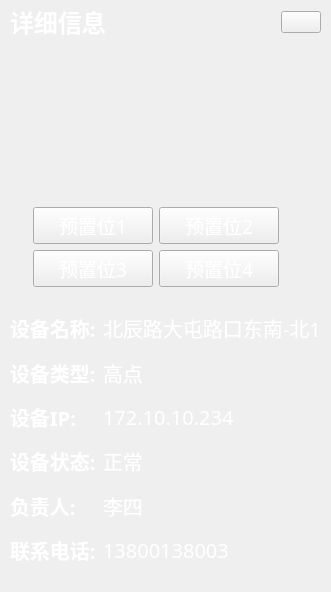
<?xml version="1.0" encoding="UTF-8"?>
<ui version="4.0">
 <class>WidgetDetailInfo</class>
 <widget class="QWidget" name="WidgetDetailInfo">
  <property name="geometry">
   <rect>
    <x>0</x>
    <y>0</y>
    <width>320</width>
    <height>592</height>
   </rect>
  </property>
  <property name="windowTitle">
   <string/>
  </property>
  <property name="styleSheet">
   <string notr="true"/>
  </property>
  <layout class="QVBoxLayout" name="verticalLayout_2">
   <property name="spacing">
    <number>0</number>
   </property>
   <property name="leftMargin">
    <number>0</number>
   </property>
   <property name="topMargin">
    <number>0</number>
   </property>
   <property name="rightMargin">
    <number>0</number>
   </property>
   <property name="bottomMargin">
    <number>0</number>
   </property>
   <item>
    <widget class="QWidget" name="widget" native="true">
     <property name="styleSheet">
      <string notr="true">#widget {border-image: url(:/UI/back/targetback.png); }</string>
     </property>
     <layout class="QVBoxLayout" name="verticalLayout_3" stretch="44,152,85,265,20">
      <property name="spacing">
       <number>0</number>
      </property>
      <property name="leftMargin">
       <number>10</number>
      </property>
      <property name="topMargin">
       <number>0</number>
      </property>
      <property name="rightMargin">
       <number>10</number>
      </property>
      <property name="bottomMargin">
       <number>0</number>
      </property>
      <item>
       <widget class="QWidget" name="widget_5" native="true">
        <layout class="QHBoxLayout" name="horizontalLayout">
         <property name="spacing">
          <number>0</number>
         </property>
         <property name="leftMargin">
          <number>0</number>
         </property>
         <property name="topMargin">
          <number>0</number>
         </property>
         <property name="rightMargin">
          <number>0</number>
         </property>
         <property name="bottomMargin">
          <number>0</number>
         </property>
         <item>
          <widget class="QLabel" name="label_13">
           <property name="font">
            <font>
             <family>思源黑体 CN</family>
             <pointsize>18</pointsize>
             <weight>75</weight>
             <italic>false</italic>
             <bold>true</bold>
            </font>
           </property>
           <property name="styleSheet">
            <string notr="true">color: rgb(255, 255, 255);</string>
           </property>
           <property name="text">
            <string>详细信息</string>
           </property>
          </widget>
         </item>
         <item>
          <spacer name="horizontalSpacer">
           <property name="orientation">
            <enum>Qt::Horizontal</enum>
           </property>
           <property name="sizeHint" stdset="0">
            <size>
             <width>112</width>
             <height>20</height>
            </size>
           </property>
          </spacer>
         </item>
         <item>
          <widget class="QPushButton" name="btnClose">
           <property name="styleSheet">
            <string notr="true">border-image: url(:/UI/back/blankh.png);</string>
           </property>
           <property name="text">
            <string/>
           </property>
           <property name="icon">
            <iconset resource="MultiLargeScreen.qrc">
             <normaloff>:/UI/button/close2x.png</normaloff>:/UI/button/close2x.png</iconset>
           </property>
          </widget>
         </item>
        </layout>
       </widget>
      </item>
      <item>
       <widget class="QWidget" name="widgetVideo" native="true">
        <property name="styleSheet">
         <string notr="true">#widget_4{border-image: url(:/UI/back/image2.png);}</string>
        </property>
        <widget class="LabelClick" name="lblFull">
         <property name="geometry">
          <rect>
           <x>268</x>
           <y>132</y>
           <width>14</width>
           <height>14</height>
          </rect>
         </property>
         <property name="styleSheet">
          <string notr="true">border-image: url(:/UI/icon/videozoomin.png);</string>
         </property>
         <property name="text">
          <string/>
         </property>
        </widget>
       </widget>
      </item>
      <item>
       <widget class="QWidget" name="widget_3" native="true">
        <property name="styleSheet">
         <string notr="true">border-image: url(:/UI/back/blankv.png);color: rgb(255, 255, 255);;</string>
        </property>
        <layout class="QGridLayout" name="gridLayout_4">
         <item row="2" column="0">
          <widget class="QLabel" name="label_14">
           <property name="minimumSize">
            <size>
             <width>0</width>
             <height>2</height>
            </size>
           </property>
           <property name="maximumSize">
            <size>
             <width>16777215</width>
             <height>2</height>
            </size>
           </property>
           <property name="styleSheet">
            <string notr="true">border-image: url(:/UI/image/spliteType2.png);</string>
           </property>
           <property name="text">
            <string/>
           </property>
          </widget>
         </item>
         <item row="1" column="0">
          <layout class="QGridLayout" name="gridLayout_3" rowstretch="1,5,2,5,1" columnstretch="1,10,10,1">
           <item row="1" column="2">
            <widget class="QPushButton" name="btnPreset2">
             <property name="font">
              <font>
               <family>思源黑体 CN</family>
               <pointsize>14</pointsize>
               <weight>50</weight>
               <italic>false</italic>
               <bold>false</bold>
              </font>
             </property>
             <property name="styleSheet">
              <string notr="true">QPushButton::menu-indicator {
    subcontrol-position: right center;
    subcontrol-origin: padding;
    left: -2px;}</string>
             </property>
             <property name="text">
              <string>预置位2</string>
             </property>
             <property name="icon">
              <iconset theme="circle_tr2x.png" resource="MultiLargeScreen.qrc">
               <normaloff>:/UI/icon/circle_tr2x.png</normaloff>
               <selectedon>:/UI/icon/circle2x.png</selectedon>:/UI/icon/circle_tr2x.png</iconset>
             </property>
             <property name="checkable">
              <bool>true</bool>
             </property>
            </widget>
           </item>
           <item row="3" column="1">
            <widget class="QPushButton" name="btnPreset3">
             <property name="font">
              <font>
               <family>思源黑体 CN</family>
               <pointsize>14</pointsize>
               <weight>50</weight>
               <italic>false</italic>
               <bold>false</bold>
              </font>
             </property>
             <property name="styleSheet">
              <string notr="true">QPushButton::menu-indicator {
    subcontrol-position: right center;
    subcontrol-origin: padding;
    left: -2px;}</string>
             </property>
             <property name="text">
              <string>预置位3</string>
             </property>
             <property name="icon">
              <iconset resource="MultiLargeScreen.qrc">
               <normaloff>:/UI/icon/circle_tr2x.png</normaloff>
               <selectedon>:/UI/icon/circle2x.png</selectedon>:/UI/icon/circle_tr2x.png</iconset>
             </property>
             <property name="checkable">
              <bool>true</bool>
             </property>
             <property name="checked">
              <bool>false</bool>
             </property>
            </widget>
           </item>
           <item row="1" column="3">
            <widget class="QLabel" name="label_17">
             <property name="text">
              <string/>
             </property>
            </widget>
           </item>
           <item row="1" column="1">
            <widget class="QPushButton" name="btnPreset1">
             <property name="font">
              <font>
               <family>思源黑体 CN</family>
               <pointsize>14</pointsize>
               <weight>50</weight>
               <italic>false</italic>
               <bold>false</bold>
              </font>
             </property>
             <property name="styleSheet">
              <string notr="true">QPushButton::menu-indicator {
    subcontrol-position: right center;
    subcontrol-origin: padding;
    left: -2px;}</string>
             </property>
             <property name="text">
              <string>预置位1</string>
             </property>
             <property name="icon">
              <iconset resource="MultiLargeScreen.qrc">
               <normaloff>:/UI/icon/circle_tr2x.png</normaloff>
               <selectedon>:/UI/icon/circle2x.png</selectedon>:/UI/icon/circle_tr2x.png</iconset>
             </property>
             <property name="checkable">
              <bool>true</bool>
             </property>
             <property name="checked">
              <bool>false</bool>
             </property>
            </widget>
           </item>
           <item row="1" column="0">
            <spacer name="horizontalSpacer_2">
             <property name="orientation">
              <enum>Qt::Horizontal</enum>
             </property>
             <property name="sizeHint" stdset="0">
              <size>
               <width>40</width>
               <height>20</height>
              </size>
             </property>
            </spacer>
           </item>
           <item row="0" column="1">
            <spacer name="verticalSpacer_2">
             <property name="orientation">
              <enum>Qt::Vertical</enum>
             </property>
             <property name="sizeHint" stdset="0">
              <size>
               <width>20</width>
               <height>40</height>
              </size>
             </property>
            </spacer>
           </item>
           <item row="3" column="2">
            <widget class="QPushButton" name="btnPreset4">
             <property name="font">
              <font>
               <family>思源黑体 CN</family>
               <pointsize>14</pointsize>
               <weight>50</weight>
               <italic>false</italic>
               <bold>false</bold>
              </font>
             </property>
             <property name="styleSheet">
              <string notr="true">QPushButton::menu-indicator {
    subcontrol-position: right center;
    subcontrol-origin: padding;
    left: -2px;}</string>
             </property>
             <property name="text">
              <string>预置位4</string>
             </property>
             <property name="icon">
              <iconset resource="MultiLargeScreen.qrc">
               <normaloff>:/UI/icon/circle_tr2x.png</normaloff>
               <selectedoff>:/UI/icon/circle_tr2x.png</selectedoff>
               <selectedon>:/UI/icon/circle2x.png</selectedon>:/UI/icon/circle_tr2x.png</iconset>
             </property>
             <property name="checkable">
              <bool>true</bool>
             </property>
            </widget>
           </item>
           <item row="4" column="1">
            <spacer name="verticalSpacer_3">
             <property name="orientation">
              <enum>Qt::Vertical</enum>
             </property>
             <property name="sizeHint" stdset="0">
              <size>
               <width>20</width>
               <height>40</height>
              </size>
             </property>
            </spacer>
           </item>
          </layout>
         </item>
         <item row="1" column="1">
          <widget class="QLabel" name="labelNext">
           <property name="sizePolicy">
            <sizepolicy hsizetype="Preferred" vsizetype="Fixed">
             <horstretch>0</horstretch>
             <verstretch>0</verstretch>
            </sizepolicy>
           </property>
           <property name="styleSheet">
            <string notr="true">border-image: url(:/UI/icon/more2x.png);</string>
           </property>
           <property name="text">
            <string/>
           </property>
          </widget>
         </item>
        </layout>
       </widget>
      </item>
      <item>
       <widget class="QWidget" name="widget_2" native="true">
        <layout class="QGridLayout" name="gridLayout_2">
         <property name="leftMargin">
          <number>0</number>
         </property>
         <property name="topMargin">
          <number>0</number>
         </property>
         <property name="rightMargin">
          <number>0</number>
         </property>
         <property name="bottomMargin">
          <number>0</number>
         </property>
         <property name="horizontalSpacing">
          <number>0</number>
         </property>
         <property name="verticalSpacing">
          <number>4</number>
         </property>
         <item row="0" column="0">
          <layout class="QGridLayout" name="gridLayout" columnstretch="5,1,12">
           <property name="leftMargin">
            <number>0</number>
           </property>
           <property name="topMargin">
            <number>0</number>
           </property>
           <property name="rightMargin">
            <number>0</number>
           </property>
           <property name="bottomMargin">
            <number>0</number>
           </property>
           <property name="spacing">
            <number>0</number>
           </property>
           <item row="5" column="0">
            <widget class="QLabel" name="label_5">
             <property name="font">
              <font>
               <family>思源黑体 CN</family>
               <pointsize>15</pointsize>
               <weight>75</weight>
               <italic>false</italic>
               <bold>true</bold>
              </font>
             </property>
             <property name="styleSheet">
              <string notr="true">color: rgb(255, 255, 255);</string>
             </property>
             <property name="text">
              <string>联系电话:</string>
             </property>
            </widget>
           </item>
           <item row="0" column="0">
            <widget class="QLabel" name="label">
             <property name="font">
              <font>
               <family>思源黑体 CN</family>
               <pointsize>15</pointsize>
               <weight>75</weight>
               <italic>false</italic>
               <bold>true</bold>
              </font>
             </property>
             <property name="styleSheet">
              <string notr="true">color: rgb(255, 255, 255);</string>
             </property>
             <property name="text">
              <string>设备名称:</string>
             </property>
            </widget>
           </item>
           <item row="4" column="0">
            <widget class="QLabel" name="label_9">
             <property name="font">
              <font>
               <family>思源黑体 CN Normal</family>
               <pointsize>15</pointsize>
               <weight>75</weight>
               <italic>false</italic>
               <bold>true</bold>
              </font>
             </property>
             <property name="styleSheet">
              <string notr="true">color: rgb(255, 255, 255);</string>
             </property>
             <property name="text">
              <string>负责人:</string>
             </property>
            </widget>
           </item>
           <item row="5" column="2">
            <widget class="QLabel" name="lblPhone">
             <property name="font">
              <font>
               <family>思源黑体 CN</family>
               <pointsize>15</pointsize>
               <weight>50</weight>
               <italic>false</italic>
               <bold>false</bold>
              </font>
             </property>
             <property name="styleSheet">
              <string notr="true">color: rgb(255, 255, 255);</string>
             </property>
             <property name="text">
              <string>13800138003</string>
             </property>
            </widget>
           </item>
           <item row="2" column="0">
            <widget class="QLabel" name="label_3">
             <property name="font">
              <font>
               <family>思源黑体 CN Normal</family>
               <pointsize>15</pointsize>
               <weight>75</weight>
               <italic>false</italic>
               <bold>true</bold>
              </font>
             </property>
             <property name="styleSheet">
              <string notr="true">color: rgb(255, 255, 255);</string>
             </property>
             <property name="text">
              <string>设备IP:</string>
             </property>
            </widget>
           </item>
           <item row="1" column="0">
            <widget class="QLabel" name="label_11">
             <property name="font">
              <font>
               <family>思源黑体 CN</family>
               <pointsize>15</pointsize>
               <weight>75</weight>
               <italic>false</italic>
               <bold>true</bold>
              </font>
             </property>
             <property name="styleSheet">
              <string notr="true">color: rgb(255, 255, 255);</string>
             </property>
             <property name="text">
              <string>设备类型:</string>
             </property>
            </widget>
           </item>
           <item row="4" column="2">
            <widget class="QLabel" name="lblContacts">
             <property name="font">
              <font>
               <family>思源黑体 CN Normal</family>
               <pointsize>15</pointsize>
               <weight>50</weight>
               <italic>false</italic>
               <bold>false</bold>
              </font>
             </property>
             <property name="styleSheet">
              <string notr="true">color: rgb(255, 255, 255);</string>
             </property>
             <property name="text">
              <string>李四</string>
             </property>
            </widget>
           </item>
           <item row="0" column="2">
            <widget class="QLabel" name="lblName">
             <property name="font">
              <font>
               <family>思源黑体 CN</family>
               <pointsize>15</pointsize>
               <weight>50</weight>
               <italic>false</italic>
               <bold>false</bold>
              </font>
             </property>
             <property name="styleSheet">
              <string notr="true">color: rgb(255, 255, 255);</string>
             </property>
             <property name="text">
              <string>北辰路大屯路口东南-北1</string>
             </property>
            </widget>
           </item>
           <item row="3" column="0">
            <widget class="QLabel" name="label_7">
             <property name="font">
              <font>
               <family>思源黑体 CN</family>
               <pointsize>15</pointsize>
               <weight>75</weight>
               <italic>false</italic>
               <bold>true</bold>
              </font>
             </property>
             <property name="styleSheet">
              <string notr="true">color: rgb(255, 255, 255);</string>
             </property>
             <property name="text">
              <string>设备状态:</string>
             </property>
            </widget>
           </item>
           <item row="2" column="2">
            <widget class="QLabel" name="lblIp">
             <property name="font">
              <font>
               <family>思源黑体 CN</family>
               <pointsize>15</pointsize>
               <weight>50</weight>
               <italic>false</italic>
               <bold>false</bold>
              </font>
             </property>
             <property name="styleSheet">
              <string notr="true">color: rgb(255, 255, 255);</string>
             </property>
             <property name="text">
              <string>172.10.10.234</string>
             </property>
            </widget>
           </item>
           <item row="3" column="2">
            <widget class="QLabel" name="lblStatus">
             <property name="font">
              <font>
               <family>思源黑体 CN Normal</family>
               <pointsize>15</pointsize>
               <weight>50</weight>
               <italic>false</italic>
               <bold>false</bold>
              </font>
             </property>
             <property name="styleSheet">
              <string notr="true">color: rgb(255, 255, 255);</string>
             </property>
             <property name="text">
              <string>正常</string>
             </property>
            </widget>
           </item>
           <item row="1" column="2">
            <widget class="QLabel" name="lblType">
             <property name="font">
              <font>
               <family>思源黑体 CN</family>
               <pointsize>15</pointsize>
               <weight>50</weight>
               <italic>false</italic>
               <bold>false</bold>
              </font>
             </property>
             <property name="styleSheet">
              <string notr="true">color: rgb(255, 255, 255);</string>
             </property>
             <property name="text">
              <string>高点</string>
             </property>
            </widget>
           </item>
           <item row="3" column="1">
            <widget class="QLabel" name="label_18">
             <property name="text">
              <string/>
             </property>
            </widget>
           </item>
          </layout>
         </item>
        </layout>
       </widget>
      </item>
      <item>
       <spacer name="verticalSpacer">
        <property name="orientation">
         <enum>Qt::Vertical</enum>
        </property>
        <property name="sizeHint" stdset="0">
         <size>
          <width>20</width>
          <height>40</height>
         </size>
        </property>
       </spacer>
      </item>
     </layout>
    </widget>
   </item>
  </layout>
 </widget>
 <layoutdefault spacing="6" margin="11"/>
 <customwidgets>
  <customwidget>
   <class>LabelClick</class>
   <extends>QLabel</extends>
   <header location="global">labelclick.h</header>
  </customwidget>
 </customwidgets>
 <resources>
  <include location="MultiLargeScreen.qrc"/>
 </resources>
 <connections/>
</ui>
